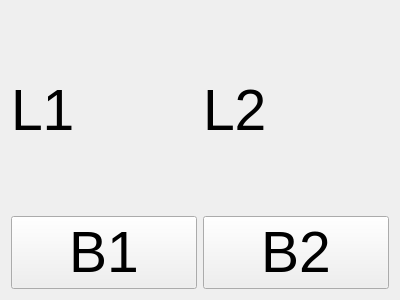
<?xml version="1.0" encoding="UTF-8"?>
<ui version="4.0">
 <class>myWidget</class>
 <widget class="QWidget" name="myWidget">
  <property name="geometry">
   <rect>
    <x>0</x>
    <y>0</y>
    <width>400</width>
    <height>300</height>
   </rect>
  </property>
  <property name="font">
   <font>
    <pointsize>43</pointsize>
   </font>
  </property>
  <property name="windowTitle">
   <string>Form</string>
  </property>
  <layout class="QHBoxLayout" name="horizontalLayout">
   <item>
    <layout class="QGridLayout" name="gridLayout">
     <item row="0" column="1">
      <widget class="QLabel" name="label2">
       <property name="text">
        <string>L2</string>
       </property>
      </widget>
     </item>
     <item row="0" column="0">
      <widget class="QLabel" name="label1">
       <property name="text">
        <string>L1</string>
       </property>
      </widget>
     </item>
     <item row="1" column="0">
      <widget class="QPushButton" name="button1">
       <property name="text">
        <string>B1</string>
       </property>
      </widget>
     </item>
     <item row="1" column="1">
      <widget class="QPushButton" name="button2">
       <property name="text">
        <string>B2</string>
       </property>
      </widget>
     </item>
    </layout>
   </item>
  </layout>
 </widget>
 <resources/>
 <connections/>
</ui>
